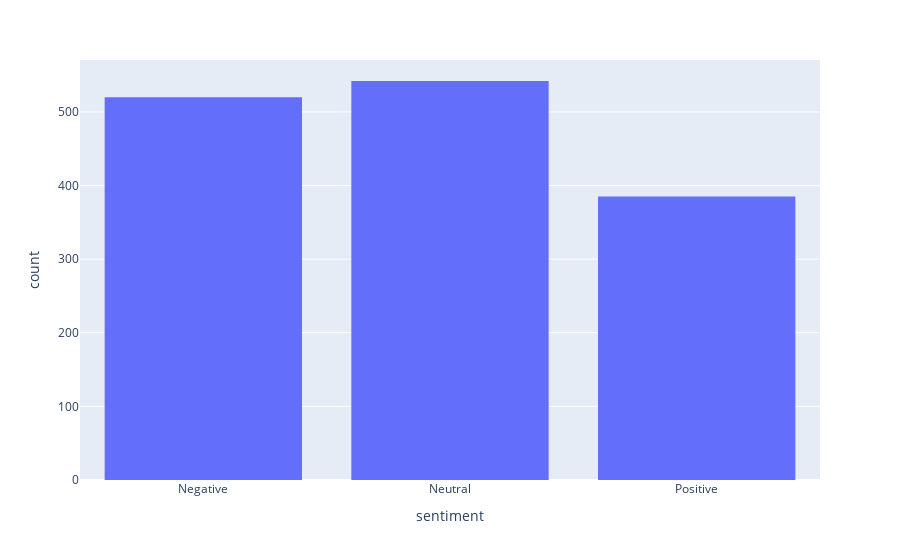

Notebook cell for this chart:
### Code cell
fig = px.histogram(replicas_df, x="sentiment", category_orders={"sentiment": [ "Negative", "Neutral", "Positive"]})
fig.show()

### Figure 1 — Plotly figure (JSON) as saved in the notebook; plotly's stock layout.template omitted (floating-point values rounded to 4 significant figures; data arrays with more than 128 entries replaced by an {"elided": "..."} marker saying what was removed)
{"data": [{"alignmentgroup": "True", "bingroup": "x", "hovertemplate": "sentiment=%{x}<br>count=%{y}<extra></extra>", "legendgroup": "", "marker": {"color": "#636efa", "pattern": {"shape": ""}}, "name": "", "offsetgroup": "", "orientation": "v", "showlegend": false, "type": "histogram", "x": {"elided": "1447 str values"}, "xaxis": "x", "yaxis": "y"}], "layout": {"barmode": "relative", "legend": {"tracegroupgap": 0}, "margin": {"t": 60}, "xaxis": {"anchor": "y", "categoryarray": ["Negative", "Neutral", "Positive"], "categoryorder": "array", "domain": [0, 1], "title": {"text": "sentiment"}}, "yaxis": {"anchor": "x", "domain": [0, 1], "title": {"text": "count"}}}}
